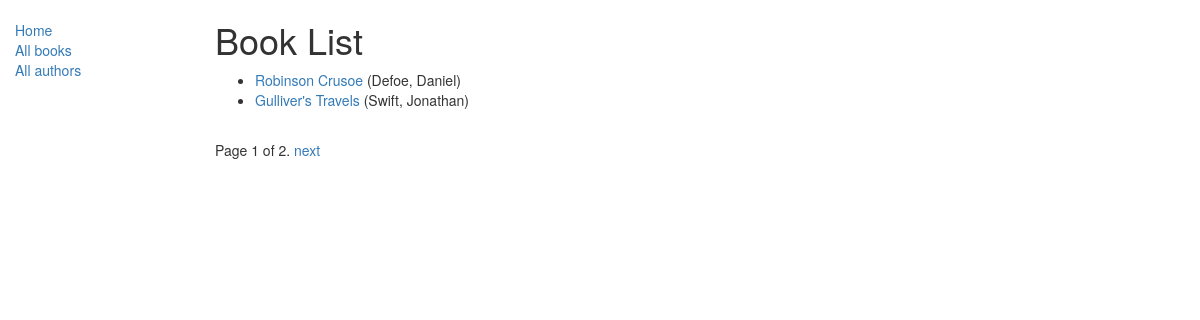
/catalog/books/, run on the app's committed database.
### catalog/models.py (models this page shows, shortened)
class Book(models.Model):
    title = models.CharField(max_length=200)
    author = models.ForeignKey('Author', on_delete=models.SET_NULL, null=True)
    summary = models.TextField(max_length=1000, help_text="Enter a brief description of the book")
    isbn = models.CharField('ISBN', max_length=13,
                            help_text='13 Character <a href="https://www.isbn-international.org/content/what-isbn">ISBN number</a>')
    genre = models.ManyToManyField(Genre, help_text="Select a genre for this book")
    def get_absolute_url(self):
        return reverse('book-detail', args=[str(self.id)])
    def display_genre(self):
        """
        Creates a string for the Genre. This is required to display genre in Admin.
        """
        return ', '.join([genre.name for genre in self.genre.all()[:3]])
    display_genre.short_description = 'Genre'

class Author(models.Model):
    first_name = models.CharField(max_length=100)
    last_name = models.CharField(max_length=100)
    date_of_birth = models.DateField(null=True, blank=True)
    date_of_death = models.DateField('Died', null=True, blank=True)
    def __str__(self):
        return '%s, %s' % (self.last_name, self.first_name)
    class Meta:
        ordering = ['last_name']

### catalog/views.py (the view)
class BookListView(generic.ListView):
    model = Book
    paginate_by = 2
    def get_context_data(self, **kwargs):
        context = super(BookListView, self).get_context_data(**kwargs)
        context['some_data'] = 'This is just some data'
        return context

### catalog/templates/catalog/book_list.html
{% extends "base_generic.html" %}
{% block content %}
    <h1>Book List</h1>
    {% if book_list %}
    <ul>
      {% for book in book_list %}
      <li>
        <a href="{{ book.get_absolute_url }}">{{ book.title }}</a> ({{book.author}})
      </li>
      {% endfor %}
    </ul>
    {% else %}
      <p>There are no books in the library.</p>
    {% endif %}
{% endblock %}

### data on the page
Book: title "Robinson Crusoe", author "Defoe, Daniel"
Book: title "Gulliver's Travels", author "Swift, Jonathan"

### other printed values
{{ page_obj.number }} "1"
{{ page_obj.paginator.num_pages }} "2"
